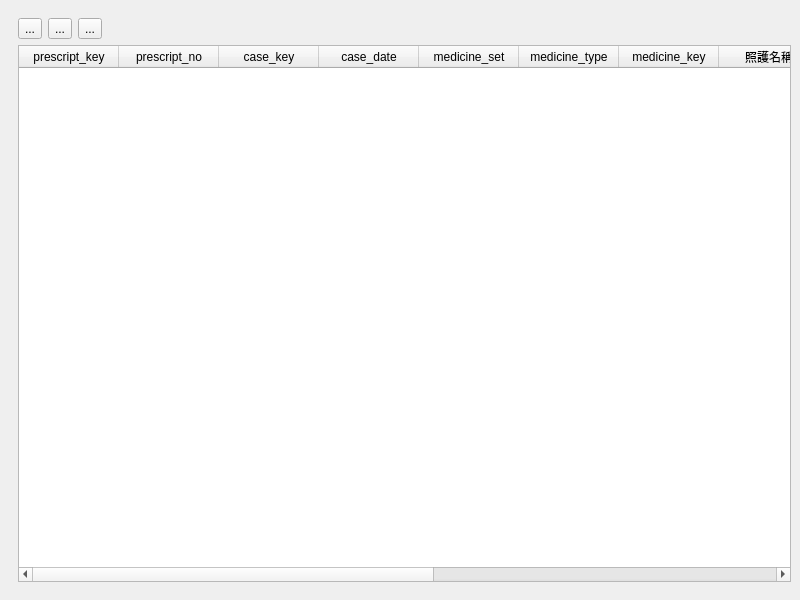
<?xml version="1.0" encoding="UTF-8"?>
<ui version="4.0">
 <class>MainWindow</class>
 <widget class="QMainWindow" name="MainWindow">
  <property name="geometry">
   <rect>
    <x>0</x>
    <y>0</y>
    <width>800</width>
    <height>600</height>
   </rect>
  </property>
  <property name="windowTitle">
   <string>MainWindow</string>
  </property>
  <widget class="QWidget" name="centralwidget">
   <layout class="QHBoxLayout" name="horizontalLayout">
    <item>
     <widget class="QFrame" name="frame">
      <property name="frameShape">
       <enum>QFrame::NoFrame</enum>
      </property>
      <property name="frameShadow">
       <enum>QFrame::Raised</enum>
      </property>
      <property name="lineWidth">
       <number>1</number>
      </property>
      <layout class="QVBoxLayout" name="verticalLayout_3">
       <property name="spacing">
        <number>6</number>
       </property>
       <property name="leftMargin">
        <number>9</number>
       </property>
       <property name="topMargin">
        <number>9</number>
       </property>
       <property name="rightMargin">
        <number>0</number>
       </property>
       <property name="bottomMargin">
        <number>9</number>
       </property>
       <item>
        <layout class="QVBoxLayout" name="verticalLayout">
         <item>
          <layout class="QHBoxLayout" name="horizontalLayout_2">
           <item>
            <widget class="QToolButton" name="toolButton_add_medicine">
             <property name="text">
              <string>...</string>
             </property>
             <property name="icon">
              <iconset>
               <normaloff>../icons/add.svg</normaloff>../icons/add.svg</iconset>
             </property>
            </widget>
           </item>
           <item>
            <widget class="QToolButton" name="toolButton_remove_medicine">
             <property name="text">
              <string>...</string>
             </property>
             <property name="icon">
              <iconset>
               <normaloff>../icons/list-remove.svg</normaloff>../icons/list-remove.svg</iconset>
             </property>
            </widget>
           </item>
           <item>
            <widget class="QToolButton" name="toolButton_refresh">
             <property name="toolTip">
              <string>重新整理醫令</string>
             </property>
             <property name="text">
              <string>...</string>
             </property>
             <property name="icon">
              <iconset>
               <normaloff>../icons/gtk-refresh.svg</normaloff>../icons/gtk-refresh.svg</iconset>
             </property>
            </widget>
           </item>
           <item>
            <spacer name="horizontalSpacer_3">
             <property name="orientation">
              <enum>Qt::Horizontal</enum>
             </property>
             <property name="sizeHint" stdset="0">
              <size>
               <width>40</width>
               <height>20</height>
              </size>
             </property>
            </spacer>
           </item>
          </layout>
         </item>
         <item>
          <widget class="QTableWidget" name="tableWidget_prescript">
           <property name="frameShadow">
            <enum>QFrame::Sunken</enum>
           </property>
           <property name="editTriggers">
            <set>QAbstractItemView::NoEditTriggers</set>
           </property>
           <property name="dragEnabled">
            <bool>false</bool>
           </property>
           <property name="dragDropOverwriteMode">
            <bool>false</bool>
           </property>
           <property name="dragDropMode">
            <enum>QAbstractItemView::NoDragDrop</enum>
           </property>
           <property name="defaultDropAction">
            <enum>Qt::MoveAction</enum>
           </property>
           <property name="selectionMode">
            <enum>QAbstractItemView::SingleSelection</enum>
           </property>
           <property name="selectionBehavior">
            <enum>QAbstractItemView::SelectRows</enum>
           </property>
           <property name="rowCount">
            <number>0</number>
           </property>
           <column>
            <property name="text">
             <string>prescript_key</string>
            </property>
           </column>
           <column>
            <property name="text">
             <string>prescript_no</string>
            </property>
           </column>
           <column>
            <property name="text">
             <string>case_key</string>
            </property>
           </column>
           <column>
            <property name="text">
             <string>case_date</string>
            </property>
           </column>
           <column>
            <property name="text">
             <string>medicine_set</string>
            </property>
           </column>
           <column>
            <property name="text">
             <string>medicine_type</string>
            </property>
           </column>
           <column>
            <property name="text">
             <string>medicine_key</string>
            </property>
           </column>
           <column>
            <property name="text">
             <string>照護名稱</string>
            </property>
           </column>
           <column>
            <property name="text">
             <string>支付代碼</string>
            </property>
           </column>
           <column>
            <property name="text">
             <string>單價</string>
            </property>
           </column>
           <column>
            <property name="text">
             <string>次數</string>
            </property>
           </column>
           <column>
            <property name="text">
             <string>單位</string>
            </property>
           </column>
           <column>
            <property name="text">
             <string>金額</string>
            </property>
           </column>
          </widget>
         </item>
        </layout>
       </item>
      </layout>
     </widget>
    </item>
   </layout>
  </widget>
  <widget class="QMenuBar" name="menubar">
   <property name="geometry">
    <rect>
     <x>0</x>
     <y>0</y>
     <width>800</width>
     <height>25</height>
    </rect>
   </property>
  </widget>
 </widget>
 <resources/>
 <connections/>
</ui>
